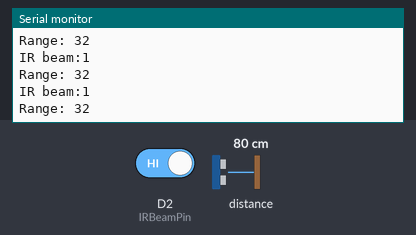
The sketch below on a simulated Arduino Nano 33 IoT. Parts: the last lines printed to the serial monitor. Inputs (shaded band) come from the test bench; at power-on: distance to the obstacle 80 cm, D2 (IRBeamPin) HIGH. Nothing arrives over Bluetooth unless stated.

Above: at 1.2 s.
1.3 s: distance to the obstacle set to 2 cm
At 1.34 s:
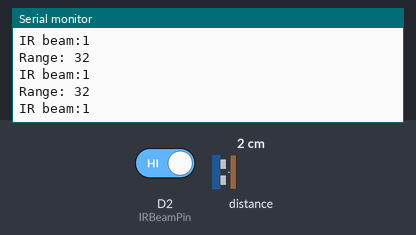
2.8 s: D2 (IRBeamPin) driven LOW
At 2.81 s:
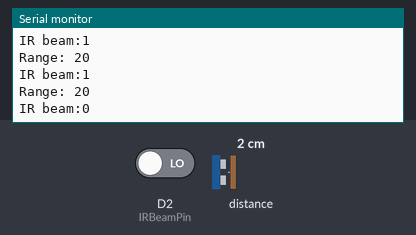
4.3 s: distance to the obstacle set to 4 cm
At 4.41 s:
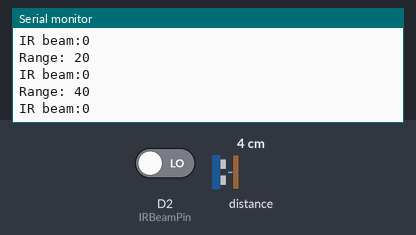
Timing chart, 0 to 7.3 s (numbered marks = the images above; inputs shaded):
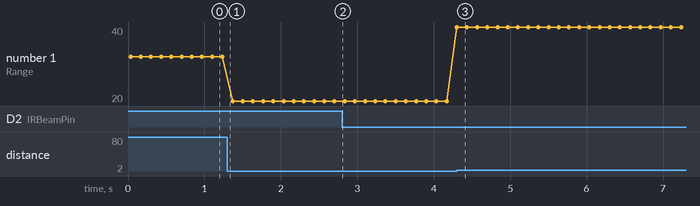

The sketch:

distance+irBeam_Sensor_code+ble.ino
```cpp
const int IRBeamPin=2;
#include <Wire.h>
#include "Adafruit_VL6180X.h"
Adafruit_VL6180X vl = Adafruit_VL6180X();

#include <ArduinoBLE.h>


BLEService ledService("19B10010-E8F2-537E-4F6C-D104768A1214"); // create service

// create switch characteristic and allow remote device to read and write
//BLEByteCharacteristic ledCharacteristic("19B10011-E8F2-537E-4F6C-D104768A1214", BLERead | BLEWrite);
// create button characteristic and allow remote device to get notifications
BLEIntCharacteristic distanceCharacteristic("19B10012-E8F2-537E-4F6C-D104768A1214", BLERead | BLENotify);
BLEIntCharacteristic beamCharacteristic("6b2128e1-50ac-47a6-a5f8-9a935e780191", BLERead | BLENotify);
void setup() {
  Serial.begin(115200);
  // wait for serial port to open on native usb devices
  while (!Serial) {
    delay(1);
  }
  Serial.println("Adafruit VL6180x test!");
  if (! vl.begin()) {
    Serial.println("Failed to find distance sensor");
    while (1);
  }
  Serial.println("Distance Sensor found!");


  // begin initialization
  if (!BLE.begin()) {
    Serial.println("starting BLE failed!");

    while (1);
  }

  // set the local name peripheral advertises
  BLE.setLocalName("ButtonLED");
  // set the UUID for the service this peripheral advertises:
  BLE.setAdvertisedService(ledService);

  // add the characteristics to the service
  //ledService.addCharacteristic(ledCharacteristic);
  ledService.addCharacteristic(distanceCharacteristic);
  ledService.addCharacteristic(beamCharacteristic);
  // add the service
  BLE.addService(ledService);

  //ledCharacteristic.writeValue(0);
  distanceCharacteristic.writeValue(0);
  beamCharacteristic.writeValue(0);
  // start advertising
  BLE.advertise();

  Serial.println("Bluetooth device active, waiting for connections...");
}

void loop() {
  BLE.poll();
  printIRBeamSensor();
  printDistanceSensor();
  delay(100);
  // poll for BLE events


}
void printIRBeamSensor(){
  Serial.print("IR beam:");
  int IRBeamReading=digitalRead(IRBeamPin);
  Serial.println(IRBeamReading);
  beamCharacteristic.writeValue(IRBeamReading);
}
void printDistanceSensor(){
  uint8_t range = vl.readRange();
  uint8_t status = vl.readRangeStatus();

  if (status == VL6180X_ERROR_NONE) {
    Serial.print("Range: "); Serial.println(range);
    distanceCharacteristic.writeValue(range);
  }
  else{
    Serial.print("Range: "); Serial.println("bigger than 200mm");
    distanceCharacteristic.writeValue(200);
  }
}
```

Measured:
- after the input at 2.8 s, the serial monitor: prints a new line at once (image 2)
- after the input at 4.3 s, the serial monitor: prints a new line at once (image 3)
- plotted number 1: 32 → 20 after the input at 1.3 s, 20 → 40 after the input at 4.3 s
